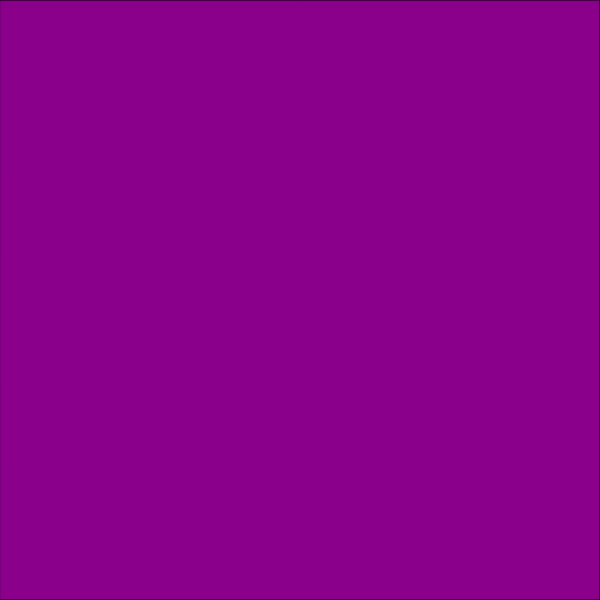
Frame 1 (no input)
Frame 60 (no input): identical to frame 1, image omitted
Frame 120 (the mouse pressed at the canvas centre since frame 60): blank canvas, image omitted

The p5.js sketch that drew this single still picture (run headless with seeded random() and noise() and a simulated clock; from frame 60 on, the mouse is pressed at the canvas centre):

// p5.js sketch
// ── sketch.js
function setup () {
  createCanvas(600, 600);
}

function draw() {
  background(255);
  rectMode(CORNERS);
  fill(138, 0, 139);
  rect(600 - mouseX, 600 - mouseY, mouseX, mouseY);
}
